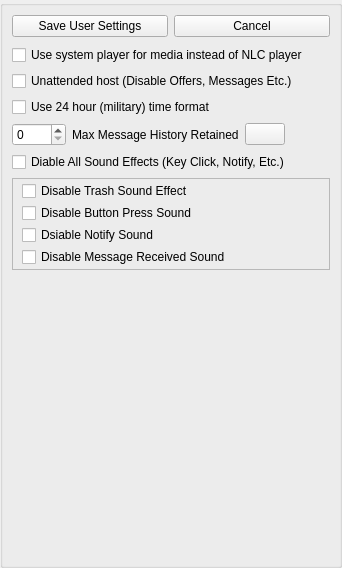
<?xml version="1.0" encoding="UTF-8"?>
<ui version="4.0">
 <class>AppletUserPreferencesUi</class>
 <widget class="QWidget" name="AppletUserPreferencesUi">
  <property name="geometry">
   <rect>
    <x>0</x>
    <y>0</y>
    <width>342</width>
    <height>568</height>
   </rect>
  </property>
  <property name="windowTitle">
   <string>Log Settings</string>
  </property>
  <layout class="QGridLayout" name="gridLayout">
   <property name="leftMargin">
    <number>0</number>
   </property>
   <property name="topMargin">
    <number>0</number>
   </property>
   <property name="rightMargin">
    <number>0</number>
   </property>
   <property name="bottomMargin">
    <number>0</number>
   </property>
   <property name="spacing">
    <number>0</number>
   </property>
   <item row="0" column="0">
    <widget class="QGroupBox" name="DialogItemsGroupBox">
     <property name="title">
      <string/>
     </property>
     <layout class="QVBoxLayout" name="verticalLayout">
      <item>
       <layout class="QHBoxLayout" name="horizontalLayout_4">
        <item>
         <widget class="QPushButton" name="m_SavePushButton">
          <property name="sizePolicy">
           <sizepolicy hsizetype="Minimum" vsizetype="Preferred">
            <horstretch>0</horstretch>
            <verstretch>0</verstretch>
           </sizepolicy>
          </property>
          <property name="text">
           <string>Save User Settings</string>
          </property>
         </widget>
        </item>
        <item>
         <widget class="QPushButton" name="m_CancelPushButton">
          <property name="text">
           <string>Cancel</string>
          </property>
         </widget>
        </item>
       </layout>
      </item>
      <item>
       <spacer name="verticalSpacer">
        <property name="orientation">
         <enum>Qt::Vertical</enum>
        </property>
        <property name="sizeType">
         <enum>QSizePolicy::Fixed</enum>
        </property>
        <property name="sizeHint" stdset="0">
         <size>
          <width>20</width>
          <height>2</height>
         </size>
        </property>
       </spacer>
      </item>
      <item>
       <widget class="QCheckBox" name="m_UseSystemPlayerCheckBox">
        <property name="text">
         <string>Use system player for media instead of NLC player</string>
        </property>
       </widget>
      </item>
      <item>
       <widget class="QCheckBox" name="m_UnattendedHostCheckBox">
        <property name="text">
         <string>Unattended host (Disable Offers, Messages Etc.)</string>
        </property>
       </widget>
      </item>
      <item>
       <widget class="QCheckBox" name="m_MilitaryTimeCheckBox">
        <property name="sizePolicy">
         <sizepolicy hsizetype="Minimum" vsizetype="Minimum">
          <horstretch>0</horstretch>
          <verstretch>0</verstretch>
         </sizepolicy>
        </property>
        <property name="text">
         <string>Use 24 hour (military) time format</string>
        </property>
       </widget>
      </item>
      <item>
       <layout class="QHBoxLayout" name="horizontalLayout">
        <item>
         <widget class="QSpinBox" name="m_MaxMessageHistorySpinBox">
          <property name="minimum">
           <number>0</number>
          </property>
          <property name="maximum">
           <number>4000</number>
          </property>
          <property name="singleStep">
           <number>10</number>
          </property>
         </widget>
        </item>
        <item>
         <widget class="QLabel" name="m_MaxMessageHistoryLabel">
          <property name="text">
           <string>Max Message History Retained</string>
          </property>
         </widget>
        </item>
        <item>
         <widget class="VxPushButton" name="m_MaxMessageHistoryInfoButton">
          <property name="text">
           <string/>
          </property>
         </widget>
        </item>
        <item>
         <spacer name="horizontalSpacer">
          <property name="orientation">
           <enum>Qt::Horizontal</enum>
          </property>
          <property name="sizeHint" stdset="0">
           <size>
            <width>40</width>
            <height>20</height>
           </size>
          </property>
         </spacer>
        </item>
       </layout>
      </item>
      <item>
       <widget class="QCheckBox" name="m_DisableSoundEffectsCheckBox">
        <property name="text">
         <string>Diable All Sound Effects (Key Click, Notify, Etc.)</string>
        </property>
       </widget>
      </item>
      <item>
       <widget class="QFrame" name="m_SndDisableFrame">
        <property name="layoutDirection">
         <enum>Qt::LeftToRight</enum>
        </property>
        <property name="frameShape">
         <enum>QFrame::StyledPanel</enum>
        </property>
        <property name="frameShadow">
         <enum>QFrame::Raised</enum>
        </property>
        <layout class="QVBoxLayout" name="verticalLayout_2">
         <property name="spacing">
          <number>2</number>
         </property>
         <property name="topMargin">
          <number>2</number>
         </property>
         <property name="rightMargin">
          <number>2</number>
         </property>
         <property name="bottomMargin">
          <number>2</number>
         </property>
         <item>
          <widget class="QCheckBox" name="m_SndDisableTrashCheckBox">
           <property name="text">
            <string>Disable Trash Sound Effect</string>
           </property>
          </widget>
         </item>
         <item>
          <widget class="QCheckBox" name="m_SndDisableButtonPressCheckBox">
           <property name="text">
            <string>Disable Button Press Sound</string>
           </property>
          </widget>
         </item>
         <item>
          <widget class="QCheckBox" name="m_SndDisableNotifyCheckBox">
           <property name="text">
            <string>Dsiable Notify Sound</string>
           </property>
          </widget>
         </item>
         <item>
          <widget class="QCheckBox" name="m_SndDisableMessageRxCheckBox">
           <property name="text">
            <string>Disable Message Received Sound</string>
           </property>
          </widget>
         </item>
        </layout>
       </widget>
      </item>
      <item>
       <spacer name="verticalSpacer_2">
        <property name="orientation">
         <enum>Qt::Vertical</enum>
        </property>
        <property name="sizeType">
         <enum>QSizePolicy::Expanding</enum>
        </property>
        <property name="sizeHint" stdset="0">
         <size>
          <width>20</width>
          <height>5</height>
         </size>
        </property>
       </spacer>
      </item>
     </layout>
    </widget>
   </item>
  </layout>
 </widget>
 <customwidgets>
  <customwidget>
   <class>VxPushButton</class>
   <extends>QPushButton</extends>
   <header>VxPushButton.h</header>
  </customwidget>
 </customwidgets>
 <resources/>
 <connections/>
</ui>
